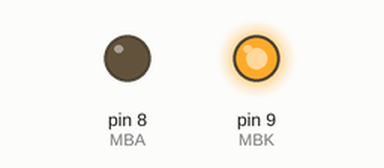
Recording of a sketch running on a simulated Arduino Uno, built with avr-gcc and run on an emulated ATmega328P. Shown: output pins drawn as LEDs (lit = HIGH).

Above: at 0.1 s.
Timing chart, 0 to 1.6 s (numbered marks = the images above):
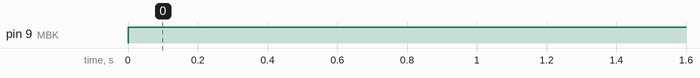

Measured:
- by itself, pin 9 (MBK): LOW → HIGH at 0.00 s

The sketch:

0-L298N-basic-tek-Motor.ino
```cpp
const byte MBA = 8; //L298 IN3
const byte MBK = 9; //L298 IN4
void setup()
{
  pinMode(MBA, OUTPUT);
  pinMode(MBK, OUTPUT);
}
void loop()
{
  digitalWrite(MBA, LOW);
  digitalWrite(MBK, HIGH);
  /*
    // motoru durdurma
  delay(3000);
  digitalWrite(MBA, LOW);
  digitalWrite(MBK, LOW);
  // motorun dönme yönünü değiştirme
  delay(3000);
  digitalWrite(MBA, HIGH);
  digitalWrite(MBK, LOW);
      // motoru durdurma
  delay(3000);
  digitalWrite(MBA, HIGH);
  digitalWrite(MBK, HIGH);
  delay(3000);
  */
}
```
